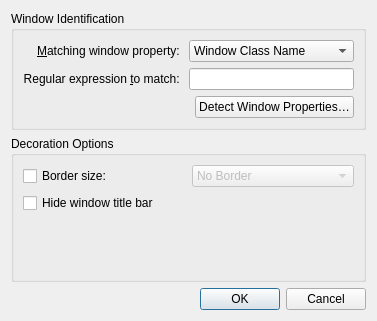
<?xml version="1.0" encoding="UTF-8"?>
<ui version="4.0">
 <class>DarklyExceptionDialog</class>
 <widget class="QDialog" name="DarklyExceptionDialog">
  <property name="geometry">
   <rect>
    <x>0</x>
    <y>0</y>
    <width>362</width>
    <height>321</height>
   </rect>
  </property>
  <property name="windowTitle">
   <string>Dialog</string>
  </property>
  <layout class="QVBoxLayout" name="verticalLayout">
   <item>
    <widget class="QGroupBox" name="groupBox">
     <property name="title">
      <string>Window Identification</string>
     </property>
     <layout class="QGridLayout" name="gridLayout_2">
      <item row="0" column="0">
       <widget class="QLabel" name="label">
        <property name="text">
         <string>&amp;Matching window property: </string>
        </property>
        <property name="alignment">
         <set>Qt::AlignRight|Qt::AlignTrailing|Qt::AlignVCenter</set>
        </property>
        <property name="buddy">
         <cstring>exceptionType</cstring>
        </property>
       </widget>
      </item>
      <item row="1" column="0">
       <widget class="QLabel" name="label_2">
        <property name="text">
         <string>Regular expression &amp;to match: </string>
        </property>
        <property name="alignment">
         <set>Qt::AlignRight|Qt::AlignTrailing|Qt::AlignVCenter</set>
        </property>
        <property name="buddy">
         <cstring>exceptionEditor</cstring>
        </property>
       </widget>
      </item>
      <item row="2" column="2">
       <widget class="QPushButton" name="detectDialogButton">
        <property name="text">
         <string>Detect Window Properties…</string>
        </property>
       </widget>
      </item>
      <item row="1" column="1" colspan="2">
       <widget class="QLineEdit" name="exceptionEditor">
        <property name="showClearButton" stdset="0">
         <bool>true</bool>
        </property>
       </widget>
      </item>
      <item row="0" column="1" colspan="2">
       <widget class="QComboBox" name="exceptionType">
        <item>
         <property name="text">
          <string>Window Class Name</string>
         </property>
        </item>
        <item>
         <property name="text">
          <string>Window Title</string>
         </property>
        </item>
       </widget>
      </item>
     </layout>
    </widget>
   </item>
   <item>
    <widget class="QGroupBox" name="groupBox_2">
     <property name="title">
      <string>Decoration Options</string>
     </property>
     <layout class="QGridLayout" name="gridLayout_3">
      <item row="0" column="0">
       <widget class="QCheckBox" name="borderSizeCheckBox">
        <property name="text">
         <string>Border size:</string>
        </property>
       </widget>
      </item>
      <item row="2" column="0" colspan="2">
       <widget class="QCheckBox" name="hideTitleBar">
        <property name="text">
         <string>Hide window title bar</string>
        </property>
       </widget>
      </item>
      <item row="0" column="1">
       <widget class="QComboBox" name="borderSizeComboBox">
        <property name="enabled">
         <bool>false</bool>
        </property>
        <item>
         <property name="text">
          <string comment="@item:inlistbox Border size:">No Border</string>
         </property>
        </item>
        <item>
         <property name="text">
          <string comment="@item:inlistbox Border size:">No Side Borders</string>
         </property>
        </item>
        <item>
         <property name="text">
          <string comment="@item:inlistbox Border size:">Tiny</string>
         </property>
        </item>
        <item>
         <property name="text">
          <string comment="@item:inlistbox Border size:">Normal</string>
         </property>
        </item>
        <item>
         <property name="text">
          <string comment="@item:inlistbox Border size:">Large</string>
         </property>
        </item>
        <item>
         <property name="text">
          <string comment="@item:inlistbox Border size:">Very Large</string>
         </property>
        </item>
        <item>
         <property name="text">
          <string comment="@item:inlistbox Border size:">Huge</string>
         </property>
        </item>
        <item>
         <property name="text">
          <string comment="@item:inlistbox Border size:">Very Huge</string>
         </property>
        </item>
        <item>
         <property name="text">
          <string comment="@item:inlistbox Border size:">Oversized</string>
         </property>
        </item>
       </widget>
      </item>
      <item row="3" column="0" colspan="2">
       <spacer name="verticalSpacer">
        <property name="orientation">
         <enum>Qt::Vertical</enum>
        </property>
        <property name="sizeHint" stdset="0">
         <size>
          <width>20</width>
          <height>40</height>
         </size>
        </property>
       </spacer>
      </item>
     </layout>
    </widget>
   </item>
   <item>
    <widget class="QDialogButtonBox" name="buttonBox">
     <property name="orientation">
      <enum>Qt::Horizontal</enum>
     </property>
     <property name="standardButtons">
      <set>QDialogButtonBox::Cancel|QDialogButtonBox::Ok</set>
     </property>
    </widget>
   </item>
  </layout>
 </widget>
 <resources/>
 <connections>
  <connection>
   <sender>buttonBox</sender>
   <signal>accepted()</signal>
   <receiver>DarklyExceptionDialog</receiver>
   <slot>accept()</slot>
   <hints>
    <hint type="sourcelabel">
     <x>252</x>
     <y>342</y>
    </hint>
    <hint type="destinationlabel">
     <x>157</x>
     <y>274</y>
    </hint>
   </hints>
  </connection>
  <connection>
   <sender>buttonBox</sender>
   <signal>rejected()</signal>
   <receiver>DarklyExceptionDialog</receiver>
   <slot>reject()</slot>
   <hints>
    <hint type="sourcelabel">
     <x>320</x>
     <y>342</y>
    </hint>
    <hint type="destinationlabel">
     <x>286</x>
     <y>274</y>
    </hint>
   </hints>
  </connection>
  <connection>
   <sender>borderSizeCheckBox</sender>
   <signal>toggled(bool)</signal>
   <receiver>borderSizeComboBox</receiver>
   <slot>setEnabled(bool)</slot>
   <hints>
    <hint type="sourcelabel">
     <x>125</x>
     <y>162</y>
    </hint>
    <hint type="destinationlabel">
     <x>316</x>
     <y>163</y>
    </hint>
   </hints>
  </connection>
 </connections>
</ui>
